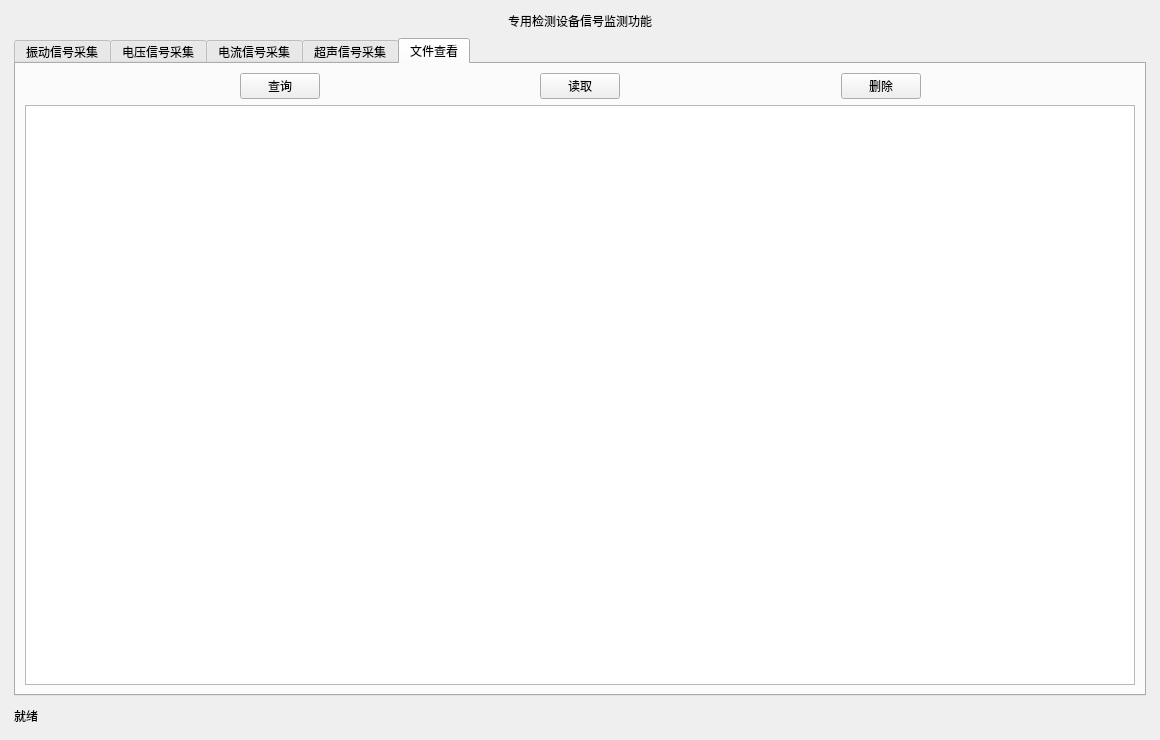
<?xml version="1.0" encoding="UTF-8"?>
<ui version="4.0">
 <class>H_window</class>
 <widget class="QDialog" name="H_window">
  <property name="geometry">
   <rect>
    <x>0</x>
    <y>0</y>
    <width>1160</width>
    <height>740</height>
   </rect>
  </property>
  <property name="minimumSize">
   <size>
    <width>920</width>
    <height>620</height>
   </size>
  </property>
  <property name="windowTitle">
   <string>信号监测功能</string>
  </property>
  <layout class="QGridLayout" name="gridLayout">
   <property name="leftMargin">
    <number>14</number>
   </property>
   <property name="topMargin">
    <number>12</number>
   </property>
   <property name="rightMargin">
    <number>14</number>
   </property>
   <property name="bottomMargin">
    <number>12</number>
   </property>
   <property name="spacing">
    <number>8</number>
   </property>
   <item row="0" column="0">
    <widget class="QLabel" name="label_title">
     <property name="text">
      <string>专用检测设备信号监测功能</string>
     </property>
     <property name="alignment">
      <set>Qt::AlignCenter</set>
     </property>
    </widget>
   </item>
   <item row="1" column="0">
    <widget class="QTabWidget" name="mainwindow">
     <property name="currentIndex">
      <number>4</number>
     </property>
     <widget class="QWidget" name="tab_realtime">
      <attribute name="title">
       <string>振动信号采集</string>
      </attribute>
      <layout class="QVBoxLayout" name="vibrationLayout">
       <property name="spacing">
        <number>10</number>
       </property>
       <property name="leftMargin">
        <number>18</number>
       </property>
       <property name="topMargin">
        <number>16</number>
       </property>
       <property name="rightMargin">
        <number>18</number>
       </property>
       <property name="bottomMargin">
        <number>16</number>
       </property>
       <item>
        <layout class="QHBoxLayout" name="vibrationControlLayout">
         <property name="spacing">
          <number>10</number>
         </property>
         <item>
          <spacer name="vibrationControlSpacer">
           <property name="orientation">
            <enum>Qt::Horizontal</enum>
           </property>
           <property name="sizeHint" stdset="0">
            <size>
             <width>40</width>
             <height>20</height>
            </size>
           </property>
          </spacer>
         </item>
         <item>
          <widget class="QComboBox" name="vibrationChannelCombo">
           <property name="minimumSize">
            <size>
             <width>170</width>
             <height>34</height>
            </size>
           </property>
          </widget>
         </item>
         <item>
          <widget class="QPushButton" name="vibrationStartButton">
           <property name="minimumSize">
            <size>
             <width>110</width>
             <height>34</height>
            </size>
           </property>
           <property name="text">
            <string>启动采集</string>
           </property>
          </widget>
         </item>
        </layout>
       </item>
       <item>
        <widget class="WaveformWidget" name="vibrationWaveform" native="true">
         <property name="minimumSize">
          <size>
           <width>400</width>
           <height>260</height>
          </size>
         </property>
        </widget>
       </item>
      </layout>
     </widget>
     <widget class="QWidget" name="tab_records">
      <attribute name="title">
       <string>电压信号采集</string>
      </attribute>
      <layout class="QVBoxLayout" name="voltageLayout">
       <property name="spacing">
        <number>10</number>
       </property>
       <property name="leftMargin">
        <number>18</number>
       </property>
       <property name="topMargin">
        <number>16</number>
       </property>
       <property name="rightMargin">
        <number>18</number>
       </property>
       <property name="bottomMargin">
        <number>16</number>
       </property>
       <item>
        <layout class="QHBoxLayout" name="voltageControlLayout">
         <property name="spacing">
          <number>10</number>
         </property>
         <item>
          <spacer name="voltageControlSpacer">
           <property name="orientation">
            <enum>Qt::Horizontal</enum>
           </property>
           <property name="sizeHint" stdset="0">
            <size>
             <width>40</width>
             <height>20</height>
            </size>
           </property>
          </spacer>
         </item>
         <item>
          <widget class="QPushButton" name="voltageStartButton">
           <property name="minimumSize">
            <size>
             <width>110</width>
             <height>34</height>
            </size>
           </property>
           <property name="text">
            <string>启动采集</string>
           </property>
          </widget>
         </item>
        </layout>
       </item>
       <item>
        <spacer name="voltageTopSpacer">
         <property name="orientation">
          <enum>Qt::Vertical</enum>
         </property>
         <property name="sizeHint" stdset="0">
          <size>
           <width>20</width>
           <height>40</height>
          </size>
         </property>
        </spacer>
       </item>
       <item>
        <widget class="QLabel" name="label_voltage">
         <property name="text">
          <string>电压显示（V）</string>
         </property>
        </widget>
       </item>
       <item>
        <widget class="QTableWidget" name="voltageTable">
         <property name="minimumSize">
          <size>
           <width>0</width>
           <height>170</height>
          </size>
         </property>
         <property name="maximumSize">
          <size>
           <width>16777215</width>
           <height>170</height>
          </size>
         </property>
         <property name="rowCount">
          <number>2</number>
         </property>
         <property name="columnCount">
          <number>4</number>
         </property>
         <row/>
         <row/>
         <column/>
         <column/>
         <column/>
         <column/>
        </widget>
       </item>
       <item>
        <spacer name="voltageBottomSpacer">
         <property name="orientation">
          <enum>Qt::Vertical</enum>
         </property>
         <property name="sizeHint" stdset="0">
          <size>
           <width>20</width>
           <height>40</height>
          </size>
         </property>
        </spacer>
       </item>
      </layout>
     </widget>
     <widget class="QWidget" name="tab_diagnosis">
      <attribute name="title">
       <string>电流信号采集</string>
      </attribute>
      <layout class="QVBoxLayout" name="currentLayout">
       <property name="spacing">
        <number>10</number>
       </property>
       <property name="leftMargin">
        <number>18</number>
       </property>
       <property name="topMargin">
        <number>16</number>
       </property>
       <property name="rightMargin">
        <number>18</number>
       </property>
       <property name="bottomMargin">
        <number>16</number>
       </property>
       <item>
        <layout class="QHBoxLayout" name="currentControlLayout">
         <property name="spacing">
          <number>10</number>
         </property>
         <item>
          <spacer name="currentControlSpacer">
           <property name="orientation">
            <enum>Qt::Horizontal</enum>
           </property>
           <property name="sizeHint" stdset="0">
            <size>
             <width>40</width>
             <height>20</height>
            </size>
           </property>
          </spacer>
         </item>
         <item>
          <widget class="QPushButton" name="currentStartButton">
           <property name="minimumSize">
            <size>
             <width>110</width>
             <height>34</height>
            </size>
           </property>
           <property name="text">
            <string>启动采集</string>
           </property>
          </widget>
         </item>
        </layout>
       </item>
       <item>
        <spacer name="currentTopSpacer">
         <property name="orientation">
          <enum>Qt::Vertical</enum>
         </property>
         <property name="sizeHint" stdset="0">
          <size>
           <width>20</width>
           <height>40</height>
          </size>
         </property>
        </spacer>
       </item>
       <item>
        <widget class="QLabel" name="label_current">
         <property name="text">
          <string>电流显示（mA）</string>
         </property>
        </widget>
       </item>
       <item>
        <widget class="QTableWidget" name="currentTable">
         <property name="minimumSize">
          <size>
           <width>0</width>
           <height>170</height>
          </size>
         </property>
         <property name="maximumSize">
          <size>
           <width>16777215</width>
           <height>170</height>
          </size>
         </property>
         <property name="rowCount">
          <number>2</number>
         </property>
         <property name="columnCount">
          <number>4</number>
         </property>
         <row/>
         <row/>
         <column/>
         <column/>
         <column/>
         <column/>
        </widget>
       </item>
       <item>
        <spacer name="currentBottomSpacer">
         <property name="orientation">
          <enum>Qt::Vertical</enum>
         </property>
         <property name="sizeHint" stdset="0">
          <size>
           <width>20</width>
           <height>40</height>
          </size>
         </property>
        </spacer>
       </item>
      </layout>
     </widget>
     <widget class="QWidget" name="tab_ultrasonic">
      <attribute name="title">
       <string>超声信号采集</string>
      </attribute>
      <layout class="QVBoxLayout" name="ultrasonicLayout">
       <property name="spacing">
        <number>10</number>
       </property>
       <property name="leftMargin">
        <number>18</number>
       </property>
       <property name="topMargin">
        <number>16</number>
       </property>
       <property name="rightMargin">
        <number>18</number>
       </property>
       <property name="bottomMargin">
        <number>16</number>
       </property>
       <item>
        <layout class="QHBoxLayout" name="ultrasonicControlLayout">
         <property name="spacing">
          <number>10</number>
         </property>
         <item>
          <spacer name="ultrasonicControlSpacer">
           <property name="orientation">
            <enum>Qt::Horizontal</enum>
           </property>
           <property name="sizeHint" stdset="0">
            <size>
             <width>40</width>
             <height>20</height>
            </size>
           </property>
          </spacer>
         </item>
         <item>
          <widget class="QComboBox" name="ultrasonicChannelCombo">
           <property name="minimumSize">
            <size>
             <width>170</width>
             <height>34</height>
            </size>
           </property>
          </widget>
         </item>
         <item>
          <widget class="QPushButton" name="ultrasonicStartButton">
           <property name="minimumSize">
            <size>
             <width>110</width>
             <height>34</height>
            </size>
           </property>
           <property name="text">
            <string>启动采集</string>
           </property>
          </widget>
         </item>
        </layout>
       </item>
       <item>
        <widget class="WaveformWidget" name="ultrasonicWaveform" native="true">
         <property name="minimumSize">
          <size>
           <width>400</width>
           <height>260</height>
          </size>
         </property>
        </widget>
       </item>
      </layout>
     </widget>
     <widget class="QWidget" name="tab">
      <attribute name="title">
       <string>文件查看</string>
      </attribute>
      <layout class="QVBoxLayout" name="verticalLayout">
       <item>
        <layout class="QHBoxLayout" name="horizontalLayout">
         <item>
          <spacer name="horizontalSpacer_3">
           <property name="orientation">
            <enum>Qt::Horizontal</enum>
           </property>
           <property name="sizeHint" stdset="0">
            <size>
             <width>40</width>
             <height>20</height>
            </size>
           </property>
          </spacer>
         </item>
         <item>
          <widget class="QPushButton" name="btnQueryFile">
           <property name="text">
            <string>查询</string>
           </property>
          </widget>
         </item>
         <item>
          <spacer name="horizontalSpacer">
           <property name="orientation">
            <enum>Qt::Horizontal</enum>
           </property>
           <property name="sizeHint" stdset="0">
            <size>
             <width>40</width>
             <height>20</height>
            </size>
           </property>
          </spacer>
         </item>
         <item>
          <widget class="QPushButton" name="btnReadFile">
           <property name="text">
            <string>读取</string>
           </property>
          </widget>
         </item>
         <item>
          <spacer name="horizontalSpacer_2">
           <property name="orientation">
            <enum>Qt::Horizontal</enum>
           </property>
           <property name="sizeHint" stdset="0">
            <size>
             <width>40</width>
             <height>20</height>
            </size>
           </property>
          </spacer>
         </item>
         <item>
          <widget class="QPushButton" name="btnDeleteFile">
           <property name="text">
            <string>删除</string>
           </property>
          </widget>
         </item>
         <item>
          <spacer name="horizontalSpacer_4">
           <property name="orientation">
            <enum>Qt::Horizontal</enum>
           </property>
           <property name="sizeHint" stdset="0">
            <size>
             <width>40</width>
             <height>20</height>
            </size>
           </property>
          </spacer>
         </item>
        </layout>
       </item>
       <item>
        <widget class="QTableWidget" name="fileTable"/>
       </item>
      </layout>
     </widget>
    </widget>
   </item>
   <item row="2" column="0">
    <widget class="QLabel" name="label_status">
     <property name="minimumSize">
      <size>
       <width>0</width>
       <height>24</height>
      </size>
     </property>
     <property name="text">
      <string>就绪</string>
     </property>
    </widget>
   </item>
  </layout>
 </widget>
 <customwidgets>
  <customwidget>
   <class>WaveformWidget</class>
   <extends>QWidget</extends>
   <header>waveformwidget.h</header>
  </customwidget>
 </customwidgets>
 <resources/>
 <connections/>
</ui>
